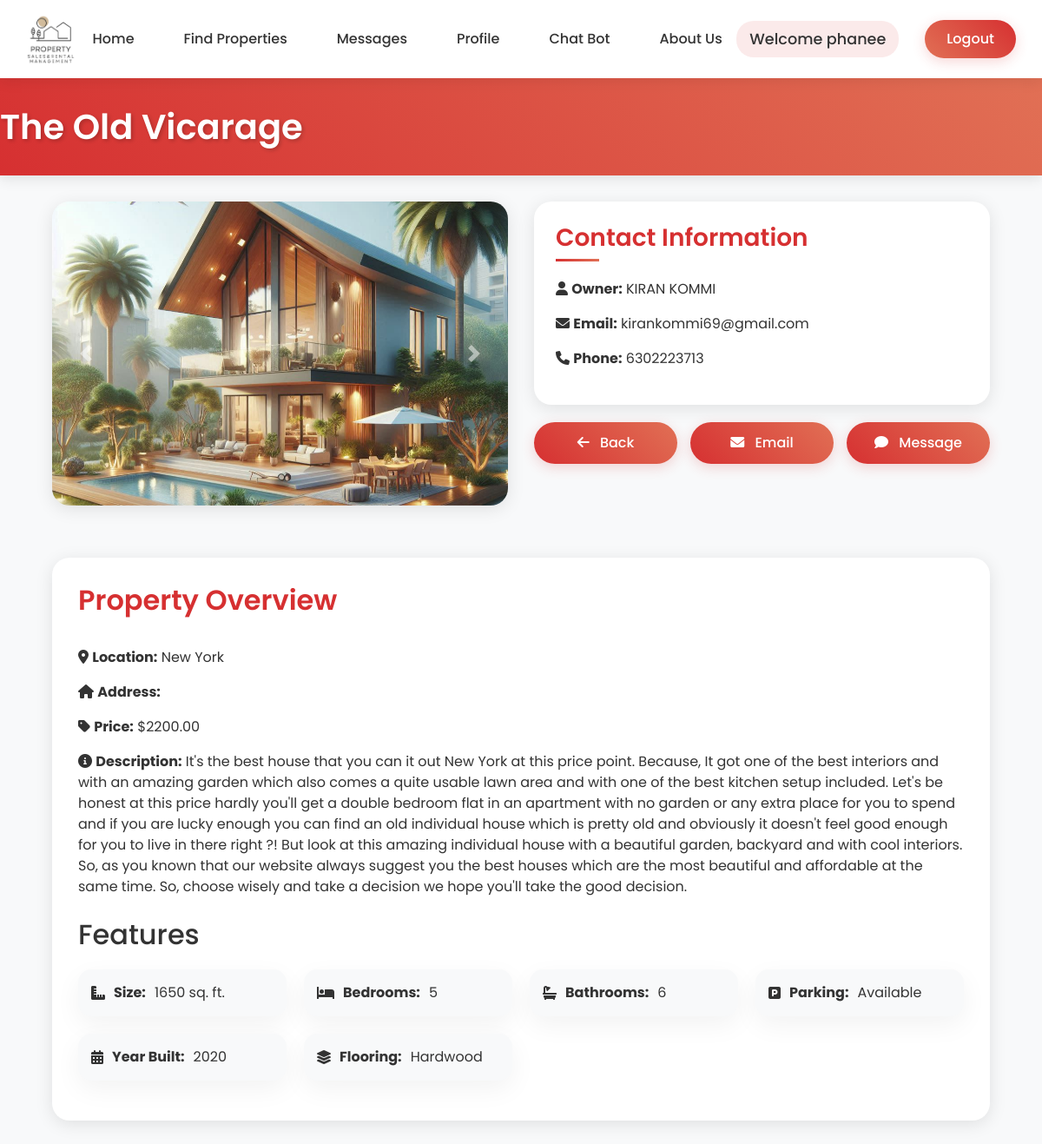
The app's page /property_detail/13/ (signed in), older data.
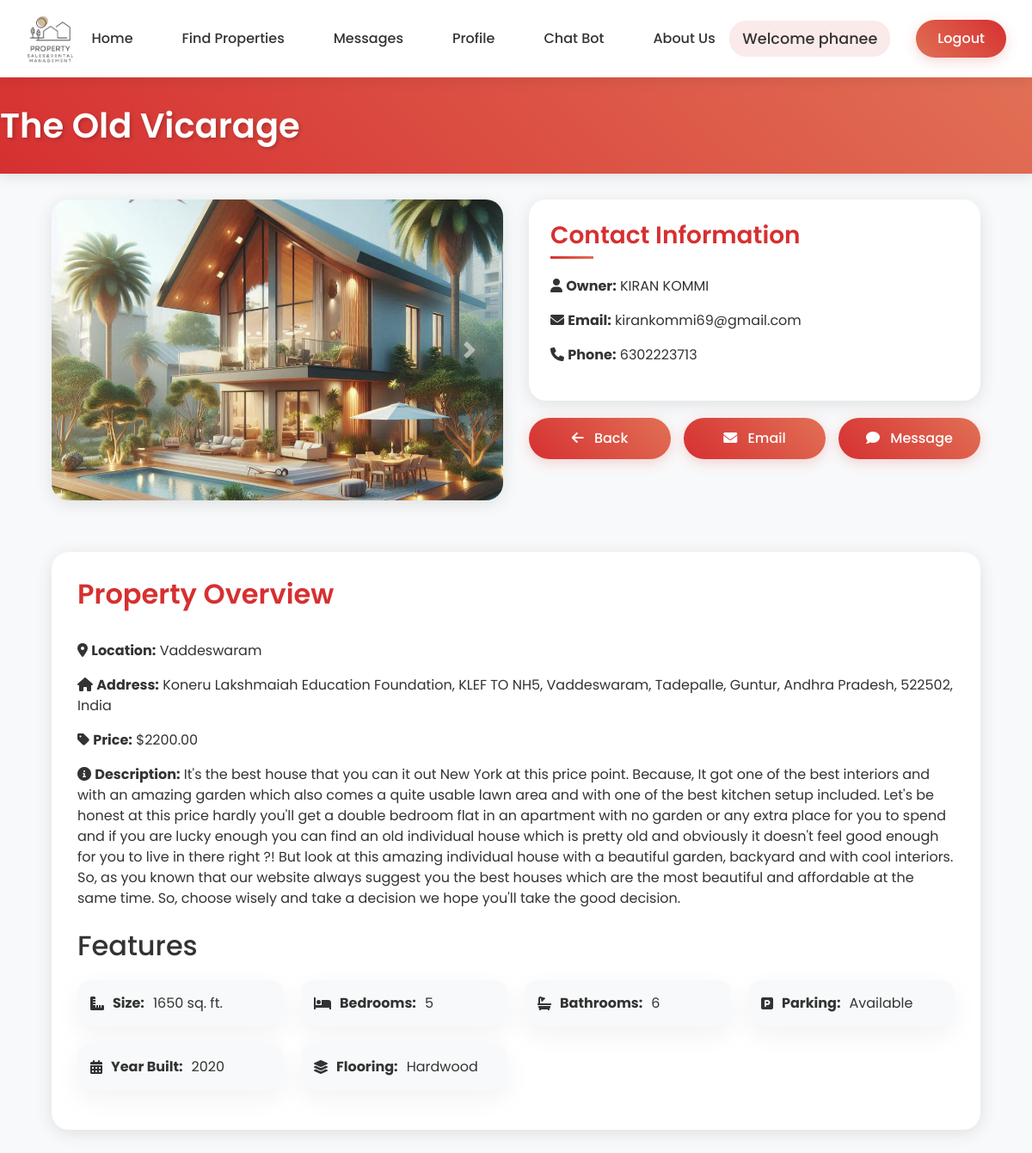
The same page, newer data.
### ownerapp/models.py (models this page shows, shortened)
class Property(models.Model):
    PROPERTY_TYPE_CHOICES = [
        ('Rent', 'Rent'),
        ('Sale', 'Sale'),
    ]
    OCCUPANCY_CHOICES = [
        ('Available', 'Available'),
        ('Not Available', 'Not Available'),
    ]
    PARKING = [
        ('Available', 'Available'),
        ('Not Available', 'Not Available'),
    ]
    title = models.CharField(max_length=200)
    image = models.ImageField(upload_to='property_images/')
    image_2 = models.ImageField(upload_to='property_images/', blank=True, null=True)
    image_3 = models.ImageField(upload_to='property_images/', blank=True, null=True)
    overview = models.TextField(max_length=100)
    location = models.CharField(max_length=200)
    location_url = models.URLField(max_length=500, blank=True, null=True, help_text="OpenStreetMap URL for the property location")
    address = models.TextField(max_length=300, blank=True, null=True)
    property_type = models.CharField(max_length=10, choices=PROPERTY_TYPE_CHOICES, default='Rent')
    price = models.DecimalField(max_digits=10, decimal_places=2)
    description = models.TextField()
    size = models.PositiveIntegerField()
    bedrooms = models.PositiveIntegerField()
    bathrooms = models.PositiveIntegerField()
    parking = models.CharField(max_length=20,choices=PARKING,default='Available')
    year_built = models.PositiveIntegerField()
    flooring_type = models.CharField(max_length=100)
    owner_name = models.CharField(max_length=100, default='Unknown Owner')
    email = models.EmailField()
    phone = models.CharField(max_length=15)
    occupancy_status = models.CharField(max_length=20,choices=OCCUPANCY_CHOICES,default='Available')
    owner = models.ForeignKey(User, on_delete=models.CASCADE, related_name='properties', default=1)

### tenentapp/views.py (the view)
# urls.py: path('property_detail/<int:pk>/', views.property_detail, name='property_detail'),
@login_required
def property_detail(request, pk):
    property = get_object_or_404(Property, pk=pk)
    return render(request, 'tenentApp/property_detail.html', {'property': property})

### templates/tenentApp/property_detail.html (shortened to what the changed rows need)
{% load static %}
<html lang="en">
<head>
    <link rel="stylesheet" href="https://stackpath.bootstrapcdn.com/bootstrap/4.5.2/css/bootstrap.min.css">
    <link rel="stylesheet" href="https://cdnjs.cloudflare.com/ajax/libs/font-awesome/6.0.0/css/all.min.css">
    <link rel="stylesheet" href="{% static 'css/adminApp/homepage.css' %}">
</head>
<body id="propertyDetailBody">
{% block body %}
    <header id="propertyHeader">
        <h1 id="propertyTitle">{{ property.title }}</h1>
    </header>
    <div id="propertyContainer" class="container">
        <div class="row">
            <div class="col-md-6">
                <div id="propertyCarouselSection" class="carousel slide" data-ride="carousel">
                    <div class="carousel-inner">
                        <div class="carousel-item active">
                            <img id="propertyImage" src="{{ property.image.url }}" class="d-block w-100" alt="{{ property.title }}">
                        </div>
                    </div>
                </div>
            </div>
            <div class="col-md-6">
                <section id="propertyContactSection">
                    <h3 id="contactTitle">Contact Information</h3>
                    <p><i class="fas fa-user"></i> <strong>Owner:</strong> {{ property.owner_name }}</p>
                    <p><i class="fas fa-envelope"></i> <strong>Email:</strong> {{ property.email }}</p>
                    <p><i class="fas fa-phone"></i> <strong>Phone:</strong> {{ property.phone }}</p>
                </section>
            </div>
        </div>
        <section id="propertyOverviewSection">
            <h2 id="overviewTitle">Property Overview</h2>
            <div id="overviewDetails">
                <p><i class="fas fa-map-marker-alt"></i> <strong>Location:</strong> {{ property.location }}</p>
                <p><i class="fas fa-home"></i> <strong>Address:</strong> {{ property.address }}</p>
                <p><i class="fas fa-tag"></i> <strong>Price:</strong> ${{ property.price }}</p>
                <p><i class="fas fa-info-circle"></i> <strong>Description:</strong> {{ property.description }}</p>
            </div>
            <h2 id="featuresTitle" class="mt-4">Features</h2>
            <ul id="featuresList">
                <li class="feature-item"><i class="fas fa-ruler-combined"></i> <strong>Size:</strong> {{ property.size }} sq. ft.</li>
                <li class="feature-item"><i class="fas fa-bed"></i> <strong>Bedrooms:</strong> {{ property.bedrooms }}</li>
                <li class="feature-item"><i class="fas fa-bath"></i> <strong>Bathrooms:</strong> {{ property.bathrooms }}</li>
                <li class="feature-item"><i class="fas fa-parking"></i> <strong>Parking:</strong> {{ property.parking|yesno:"Available,Not Available" }}</li>
                <li class="feature-item"><i class="fas fa-calendar-alt"></i> <strong>Year Built:</strong> {{ property.year_built }}</li>
                <li class="feature-item"><i class="fas fa-layer-group"></i> <strong>Flooring:</strong> {{ property.flooring_type }}</li>
            </ul>
        </section>
    </div>
{% endblock %}
</body>
</html>

Row changes from the older to the newer data that the page shows:
changed Property "The Old Vicarage": location "New York" → "Vaddeswaram"; address (not shown) → "Koneru Lakshmaiah Education Foundation, KLEF TO NH5, Vaddeswaram, Tadepalle, Guntur, Andhra Pradesh, 522502, India"
